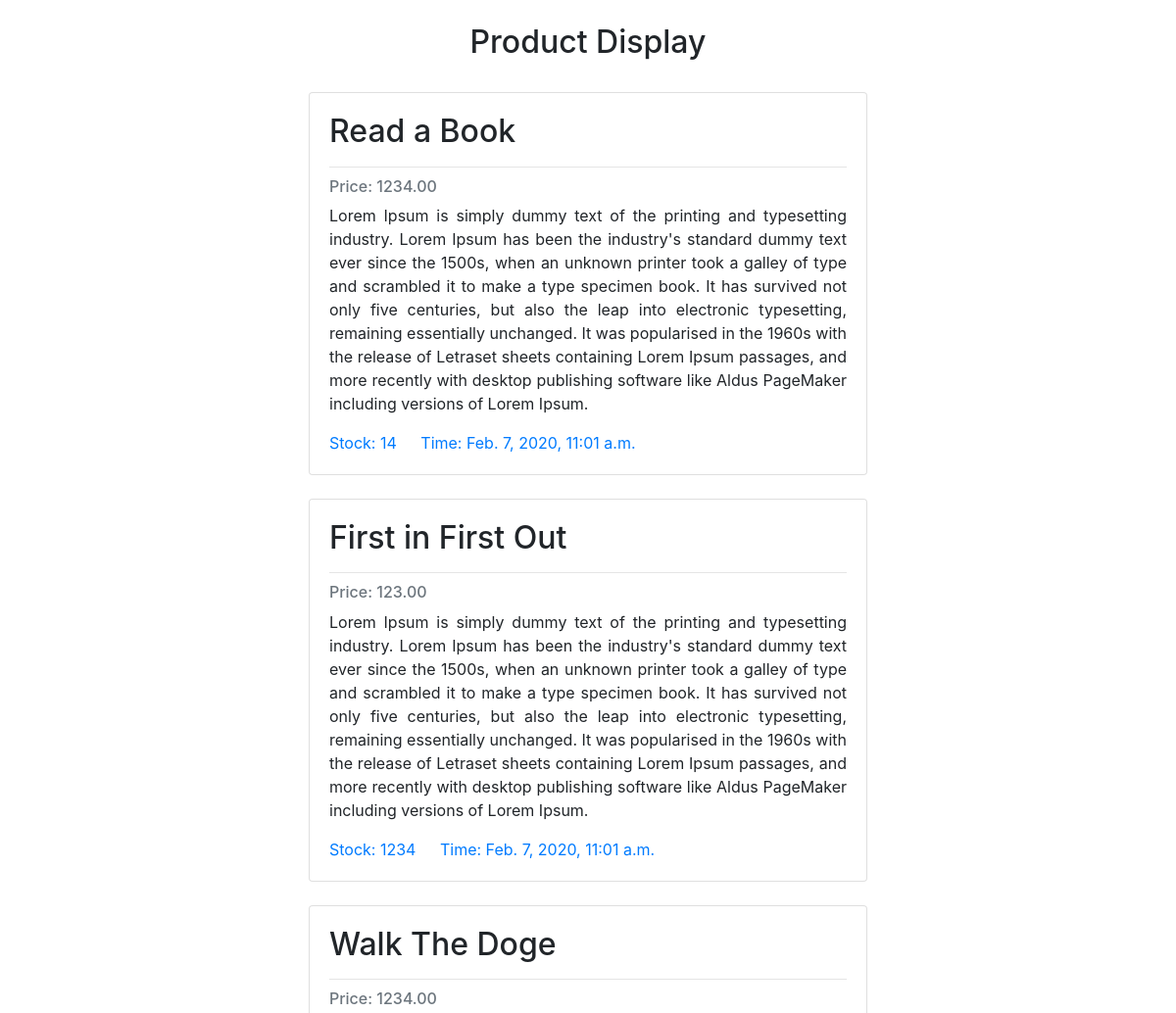
The app's page / (upper part), older data.
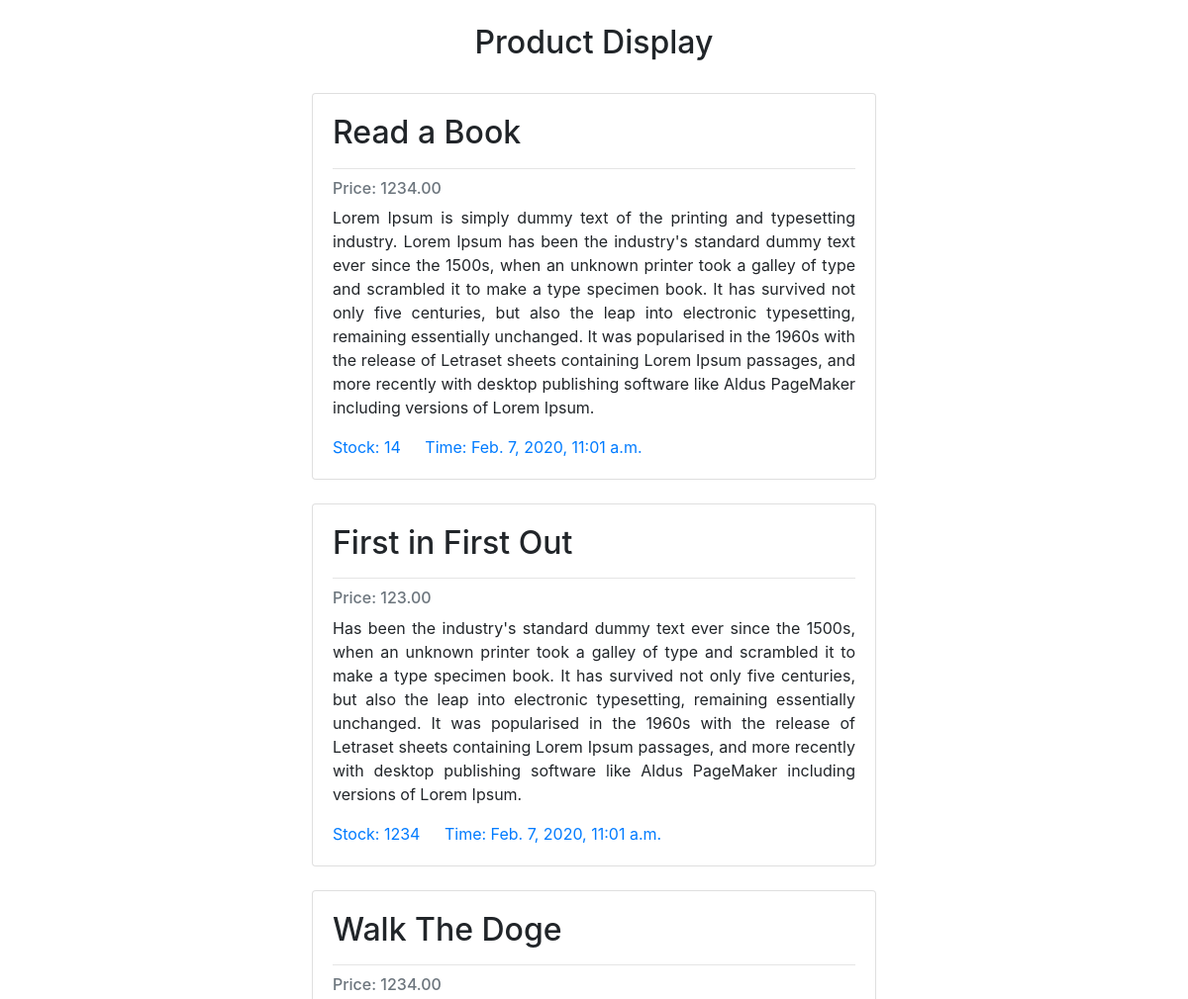
The same page, newer data.
### REST_API/models.py (models this page shows, shortened)
class Product(models.Model):
    name = models.CharField(max_length=222,unique=True)
    description = models.TextField(blank=True)
    price = models.DecimalField(max_digits=10,decimal_places=2)
    image = models.ImageField(upload_to='category',blank=True)
    stock = models.IntegerField()
    available = models.BooleanField(default=True)
    created = models.DateTimeField(auto_now_add=True)

### REST_API/views.py (the view)
# urls.py: 2. Add a URL to urlpatterns:  path('', views.home, name='home')
def home(request):
    products = Product.objects.all()
    context ={
        'products':products
    }
    return render(request,'home/home.html',context)

### templates/home/home.html (shortened to what this page needs)
<!DOCTYPE html>
<html lang="en">
    <head>
        <link rel="stylesheet" href="https://stackpath.bootstrapcdn.com/bootstrap/4.4.1/css/bootstrap.min.css">
    </head>
    <body>
        <div class="col-md-6 offset-md-3">
            <br>
            <h2 class="text-center">Product Display</h2>
            <br>
            {% if products %}
                {% for product in products %}
                    <div class="card">
                        <div class="card-body">
                            <h2 class="card-title"> {{ product.name }}</h2>
                            <hr>
                            <h6 class="card-subtitle mb-2 text-muted">Price: {{ product.price }}</h6>
                            <p class="card-text text-justify">{{ product.description }}</p>
                            <a href="#" class="card-link">Stock: {{ product.stock }}</a>
                            <a href="#" class="card-link">Time: {{ product.created }}</a>
                        </div>
                    </div>
                    <br>
                {% endfor %}
            {% endif %}
        </div>
    </body>
</html>

Row changes from the older to the newer data that the page shows:
changed Product "First in First Out": description "Lorem Ipsum is simply dummy text of the printing and typesetting industry. Lorem Ipsum has been the industry's standard…" → "Has been the industry's standard…"
